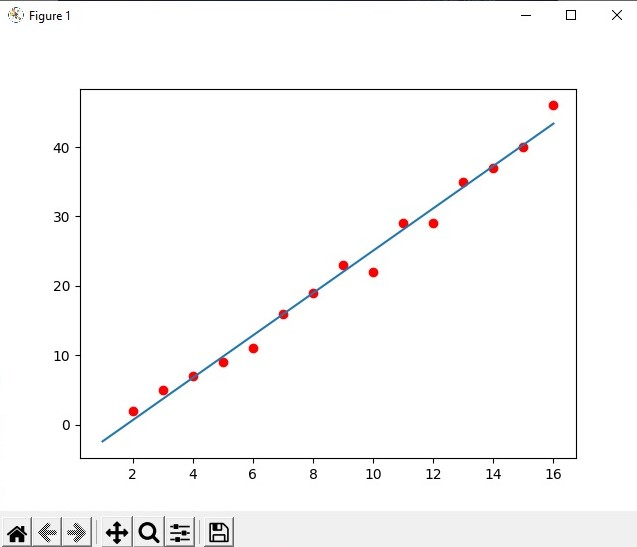

Generate this figure with Python:
import numpy as np 
import matplotlib
import matplotlib.pyplot as plt

# random data
A = [2,3,4,5,6,7,8,9,10,11,12,13,14,15,16]
y = [2,5,7,9,11,16,19,23,22,29,29,35,37,40,46]

# Visualize data
A = np.array([A]).T
y = np.array([y]).T

# Change row vector to column vector
plt.plot(A,y,'ro')

# Create vector 1
once = np.ones((A.shape[0],1),dtype=np.uint8)

# Combine 1 and A 
A = np.concatenate((A,once), axis=1)

# Use fomula
x = np.linalg.inv(A.T.dot(A)).dot(A.T).dot(y)

# Test data to draw
x0 = np.array([1,16]).T
y0 = x[0][0]*x0 + x[1][0]
plt.plot(x0,y0)
plt.show()
